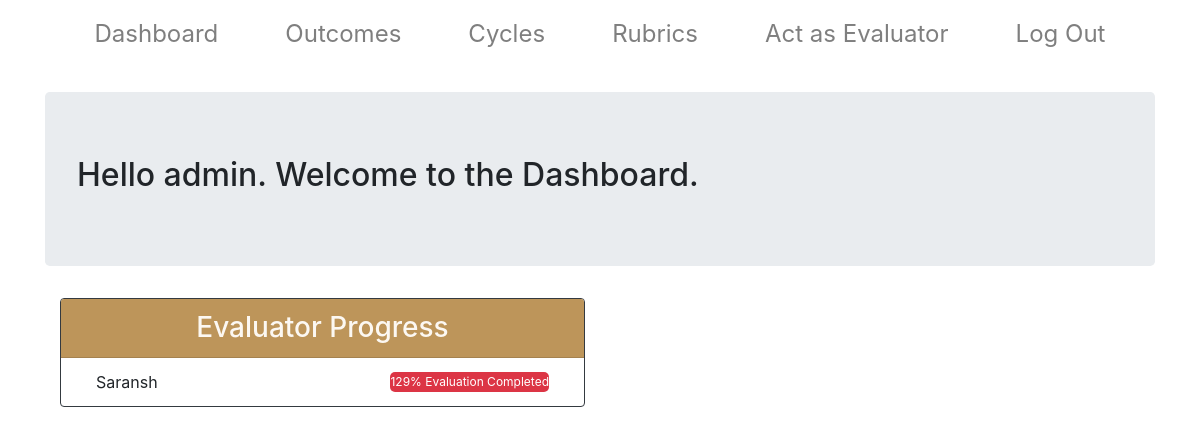
The app's page /home (signed in), older data.
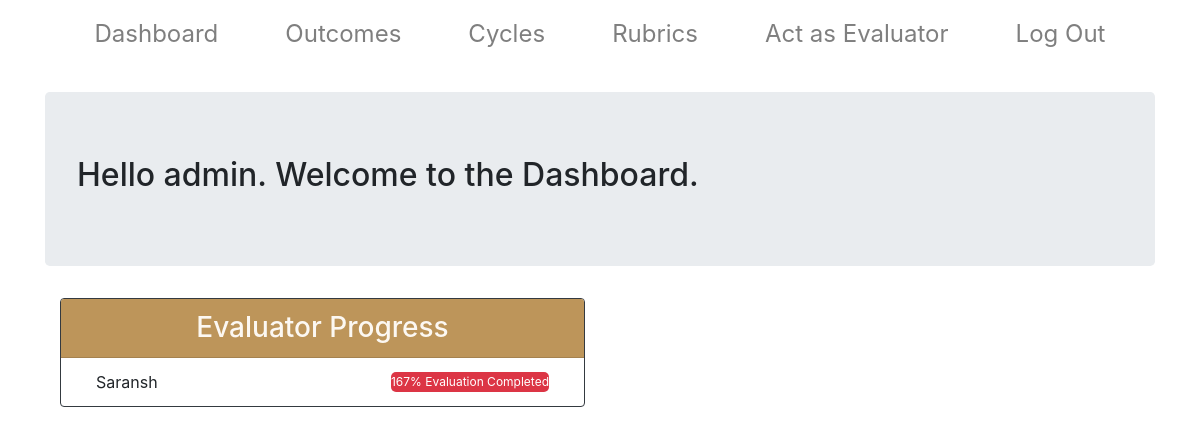
The same page, newer data.
### main/models.py (models this page shows)
class Evaluator(models.Model):
    name = models.CharField(max_length=100)
    email = models.CharField(max_length=200)
    perc_completed = models.FloatField(null=True,blank=True,default=0.0)
    def __str__(self):
        return self.name

### main/views.py (the view, shortened to what this page needs)
# urls.py: path('home', views.evaluatorhome, name='evaluatorhome'),
@login_required
def evaluatorhome(request):
    if request.user.is_superuser:
        cyc = Cycle.objects.all()
        mycyc = 0
        for cycles in cyc:
            if(cycles.isCurrent):
                mycyc = cycles
        outcome_a = Outcome.objects.all()
        outcome_list = []
        for oc in outcome_a:
            for v in oc.cycle.all():
                if(v == mycyc):
                    outcome_list.append(oc)
        measure_a = Measure.objects.all()
        measure_list = []
        for me in measure_a:
            for o in outcome_list:
                if(me.outcome==o):
                    measure_list.append(me)
        eval_a = Evaluator.objects.all()
        evaluator_list = []
        for eval in eval_a:
            for mymea in measure_list:
                for eval_more in mymea.evaluator.all():
                    if(eval==eval_more):
                        evaluator_list.append(eval)
        context = {'evaluator':evaluator_list}
        return render(request, 'main/adminhome.html', context)

### main/templates/main/adminhome.html (shortened to what this page needs)
{% extends  'main/adminbase.html' %}
{%load static%}
{%block body_block%}
    <div class = "container-fluid">
      <div class = "container" id = "main_content">
       <div class="jumbotron">
            <h2>Hello {{user.username}}. Welcome to the Dashboard. </h2>
        </div>
        <div class = "col col-lg-6 col-md-6 col-sm-12">
           <div class = "card border-dark mb-3">
             <h3 class = "card-header title text-center"> Evaluator Progress </h3>
             <div class="container">
              <ul class="list-group list-group-flush ">
             {% for eval in evaluator %}
                 <li class = "list-group-item d-flex justify-content-between d-flex align-items-center">{{eval}}
               <div class="progress ">
                   <div class="progress-bar bg-danger " role="progressbar" aria-valuenow="40"
                   aria-valuemin="0" aria-valuemax="100" style="width:{{eval.perc_completed}}%">
                     {{eval.perc_completed|floatformat:0}}% Evaluation Completed
                   </div>
               </div>
             </li>
               {% endfor %}
             </ul>
             </div>
           </div>
         </div>
</div>
</div>
{%endblock%}

Row changes from the older to the newer data that the page shows:
changed Evaluator "Saransh": perc_completed "129" → "167"
